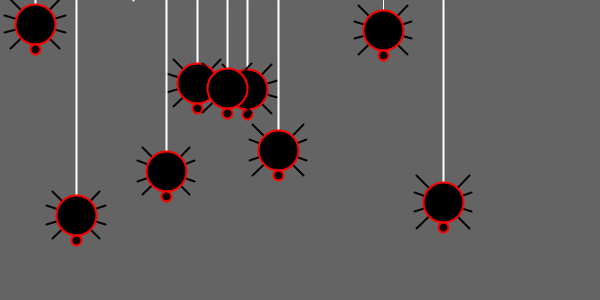
Frame 1 (no input)
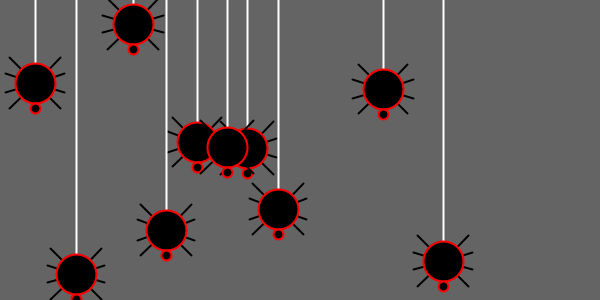
Frame 60 (the mouse pressed at the canvas centre just before this capture)
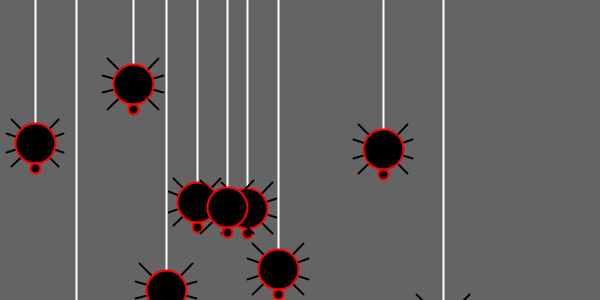
Frame 120 (the mouse held since frame 60 and released just before this capture)

The Processing sketch that drew these frames (run headless with seeded random() and noise(); from frame 60 on, the mouse is pressed at the canvas centre):

// Processing sketch: processing_141558
// ── processing_141558.pde

Spider[] mySpider;

void setup(){
  size(600, 300);
  frameRate(10);
  
  //makes each spider (10)
  mySpider = new Spider[10];
  mySpider[0] = new Spider();
  mySpider[1] = new Spider();
  mySpider[2] = new Spider();
  mySpider[3] = new Spider();
  mySpider[4] = new Spider();
  mySpider[5] = new Spider();
  mySpider[6] = new Spider();
  mySpider[7] = new Spider();
  mySpider[8] = new Spider();
  mySpider[9] = new Spider();
}

void draw(){
  background(100);
  int q;
  //displays each spider
  for (q = 0; q < 10; q++){
    mySpider[q].display();
    mySpider[q].fall();
  }
}

class Spider{
float bodyX;
float bodyY;
float i;
float s;
float d;

Spider (){
//sets a random starting point within the frame for each spider
  bodyX = int(random(18, 583));
  bodyY = int(random(-40, 230));
  i= random(23, 27);
  s= random(28, 31);
  d= random(8, 11);
}


void display(){
    ellipseMode(CENTER);
  rectMode(CENTER);
  
  //web  
stroke(255);
line(bodyX, 0, bodyX, bodyY);

 //legs
  stroke(0);
  strokeWeight(2);
  //makes legs move
  i= random(23, 27);
  //most top and bottom legs
  line(bodyX, bodyY, bodyX+i, bodyY+i);
  line(bodyX, bodyY, bodyX-i, bodyY-i);
  line(bodyX, bodyY, bodyX+i, bodyY-i);
  line(bodyX, bodyY, bodyX-i, bodyY+i);
  
  //makes legs move
  s= random(28, 31);
  d= random(8, 11);
  //middle legs
  line(bodyX, bodyY, bodyX-s, bodyY-d);
  line(bodyX, bodyY, bodyX-s, bodyY+d);
  line(bodyX, bodyY, bodyX+s, bodyY+d);
  line(bodyX, bodyY, bodyX+s, bodyY-d);
  
  //body
  stroke(255, 0, 0);
  fill(0);
  ellipse(bodyX, bodyY, 40, 40);
  ellipse(bodyX, bodyY+25, 10, 10);
}

void fall(){
//reset their starting location after the fall off the screen
//sets a new y off the top of the frame, nd a new random x
    if (bodyY > 340){
    bodyY = random(-40, -30);
    bodyX = random(18, 583);
  }
  //makes the spiders fall
  else {
    bodyY++;
  }
} 
}
